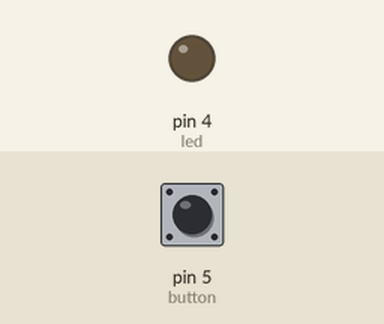
Simulated run of this sketch. Board: Arduino Uno, built with avr-gcc and run on an emulated ATmega328P. Shown: output pins drawn as LEDs (lit = HIGH). Inputs (shaded band) come from the test bench; at power-on: pin 5 (button) LOW.

Above: at 1.2 s.
1.3 s: pin 5 (button) pulled HIGH for 0.15 s
At 1.37 s:
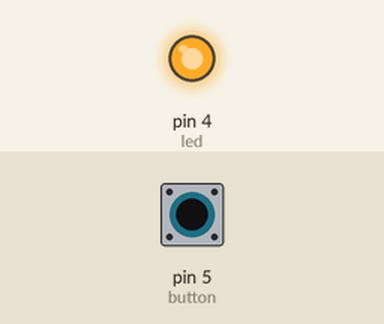
2.9 s: pin 5 (button) pulled HIGH for 3.2 s
At 7.3 s:
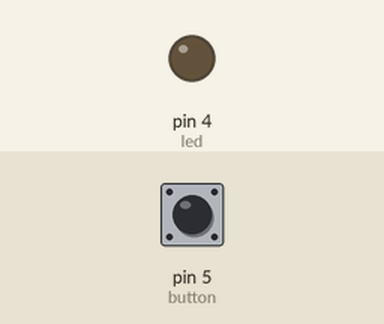
Timing chart, 0 to 8.8 s (numbered marks = the images above; inputs shaded):
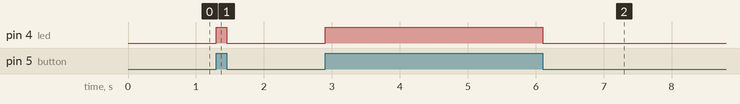

Measured:
- after the input at 1.3 s, pin 4 (led): LOW → HIGH at once, → LOW 0.15 s later
- after the input at 2.9 s, pin 4 (led): LOW → HIGH at once, → LOW 3.2 s later

The sketch:

4.3_Push_to_light_Using_Switch_and_Case.ino
```cpp
int led = 4;
int button = 5;
int buttonstatus = 0;


void setup() {
  pinMode(led, OUTPUT);
  pinMode(button, INPUT);
}

void loop() {
  buttonstatus = digitalRead(button);

  switch(buttonstatus){

    case HIGH:                     //since there's only 2 cases for the buttonstatus, high and low, we don't need to define the last one (LOW).
                                   //If there is 3 cases, e.g. HIGH, MIDDLE & LOW, we would need to define HIGH & MIDDLE.
                                   //in the case the buttonstatus is HIGH, ON the LED (HIGH)
    digitalWrite(led, HIGH);
    break;                         //break is used to exit from a "do", "for", or "while" loop, bypassing the normal loop condition.
                                   //It is also used to exit from a switch statement.
    default:                       //the default setting for the LED should be OFF(LOW)
                                   //since there are only 2 cases, the other case other than HIGH would only be LOW
    digitalWrite(led, LOW);
    break;                         //break is used to exit from a "do", "for", or "while" loop, bypassing the normal loop condition.
                                   //It is also used to exit from a switch statement.
  }
}
```
